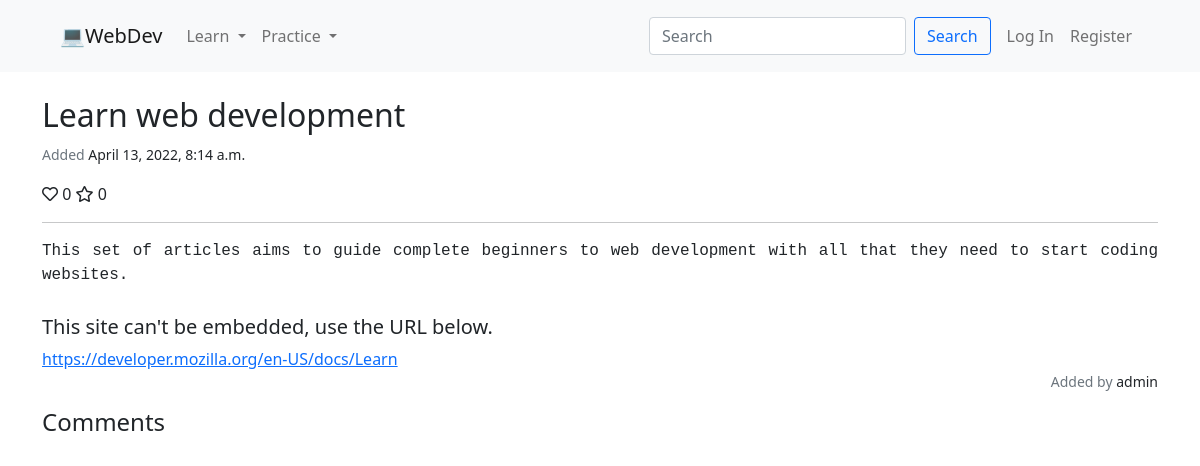
/resource/18, run on the app's committed database.
### webdev/models.py (models this page shows, shortened)
class Resource(models.Model):
    CATEGORY_CHOICES = [
        ("BOOK", "Book"),
        ("CODE", "Code"),
        ("CRS", "Course"),
        ("DOC", "Document"),
        ("QUIZ", "Quiz"),
        ("VID", "Video")
    ]
    LEVEL_CHOICES = [
        ("INTR", "Introductory"),
        ("MEDI", "Intermediate"),
        ("ADVC", "Advanced")
    ]
    title = models.CharField(max_length=150)
    description = models.TextField()
    url = models.URLField(max_length=255)
    embeddable = models.BooleanField()
    category = models.CharField(max_length=4, choices=CATEGORY_CHOICES)
    timestamp = models.DateTimeField(auto_now_add=True)
    user = models.ForeignKey("User", on_delete=models.SET_NULL, related_name="added_by", null=True)
    like = models.ManyToManyField("User", related_name="liker", blank=True)
    favorite = models.ManyToManyField("User", related_name="favoriter", blank=True)
    language = models.ManyToManyField("Language", related_name="lang")
    level = models.CharField(max_length=4, choices=LEVEL_CHOICES)

class User(AbstractUser):
    pass

### webdev/views.py (the view)
# urls.py: path("resource/<int:resource_id>", views.resource, name="resource"),
def resource(request, resource_id):
    try:
        resource = Resource.objects.get(pk=resource_id)
        comments = Comment.objects.filter(resource=resource_id).order_by("timestamp")
    except Resource.DoesNotExist:
        return render(request, "webdev/resource.html", {
            "message": "Resource not found."
        }, status=404)
    if request.method == "POST":
        if not request.user.is_authenticated:
            return render(request, "webdev/resource.html", {
                "message": "Login required."
            }, status=401)
        elif request.user.username != resource.user.username:
            return render(request, "webdev/resource.html", {
                "message": "Permission denied."
            }, status=403)
        resource.delete()
        return HttpResponseRedirect(reverse("index"))
    else:
        context = {
            "resource": resource,
            "comments": comments
        }
        if request.user.is_authenticated:
            context["liked"] = resource.like.filter(pk=request.user.pk).exists()
            context["faved"] = resource.favorite.filter(pk=request.user.pk).exists()
        return render(request, "webdev/resource.html", context)

### webdev/templates/webdev/resource.html (shortened to what this page needs)
{% extends  "webdev/layout.html" %}
{% load static %}
{% block body %}
    {% if message %}
        <h2>{{ message }}</h2>
    {% else %}
        <div>
            <h2>{{ resource.title }}</h2>
            <p><small><span class="text-muted">Added </span>{{ resource.timestamp }}</small></p>
            <div>
                {% if user.is_authenticated %}
                    <form id="like-form" class="d-inline" method="put">
                        {% csrf_token %}
                        <button class="btn-none" type="submit"><i class="{% if liked %}fas{% else %}far{% endif %} fa-heart"></i></button>
                    </form>
                    <span id="fa-heart-count"> {{ resource.like.all.count }} </span>
                    <form id="fave-form" class="d-inline" method="put">
                        {% csrf_token %}
                        <button class="btn-none" type="submit"><i class="{% if faved %}fas{% else %}far{% endif %} fa-star"></i></button>
                    </form>
                    <span id="fa-star-count"> {{ resource.favorite.all.count }} </span>
                    {% if user.username == resource.user.username %}
                        <button type="button" class="btn btn-danger btn-sm float-end" data-bs-toggle="modal" data-bs-target="#modal">
                            Delete
                        </button>
                        <div class="modal fade" id="modal" tabindex="-1" aria-hidden="true">
                            <div class="modal-dialog modal-dialog-centered">
                                <div class="modal-content">
                                    <div class="modal-header">
                                        <h5 class="modal-title">Confirmation</h5>
                                        <button type="button" class="btn-close" data-bs-dismiss="modal"></button>
                                    </div>
                                    <div class="modal-body">
                                        Do you really want to delete this resource?
                                    </div>
                                    <div class="modal-footer">
                                        <button type="button" class="btn btn-secondary" data-bs-dismiss="modal">No</button>
                                        <form action="{% url 'resource' resource.pk %}" method="post">
                                            {% csrf_token %}
                                            <button type="submit" class="btn btn-danger">Yes</button>
                                        </form>
                                    </div>
                                </div>
                            </div>
                        </div>
                    {% endif %}
                {% else %}
                    <i class="far fa-heart"></i><span> {{ resource.like.all.count }} </span>
                    <i class="far fa-star"></i><span> {{ resource.favorite.all.count }} </span>
                {% endif %}
            </div>
            <hr>
            <pre class="mb-1">{{ resource.description }}</pre>
            {% if resource.embeddable %}
                <iframe frameborder="0" width="100%" height="500px" src="{{ resource.url }}">Loading...</iframe>
            {% else %}
                <br><h5>This site can't be embedded, use the URL below.</h5>
            {% endif %}
            <a href="{{ resource.url }}" target="_blank" rel="noopener noreferrer">{{ resource.url }}</a>
            <p class="d-flex justify-content-end"><small><span class="text-muted">Added by </span>{{ resource.user }}</small></p>
            <h4 class="mb-3">Comments</h4>
        </div>
    {% endif %}
{% endblock %}

### webdev/static/webdev/styles.css (style rules this page uses)
pre { font-size: 16px; white-space: pre-wrap; word-wrap: break-word; text-align: justify; }

### data on the page
Resource: title "Learn web development", timestamp "April 13, 2022, 8:14 a.m.", like.all.count "0", favorite.all.count "0", description "This set of articles aims to guide complete beginners to web development with all that they need to start coding websites.…", url "https://developer.mozilla.org/en-US/docs/Learn", user "admin"
